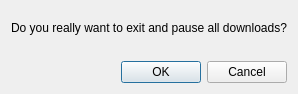
<?xml version="1.0" encoding="UTF-8"?>
<ui version="4.0">
 <class>Dialog</class>
 <widget class="QDialog" name="Dialog">
  <property name="windowModality">
   <enum>Qt::WindowModal</enum>
  </property>
  <property name="geometry">
   <rect>
    <x>0</x>
    <y>0</y>
    <width>431</width>
    <height>166</height>
   </rect>
  </property>
  <property name="windowTitle">
   <string>Do you really want to exit?</string>
  </property>
  <layout class="QGridLayout" name="gridLayout">
   <property name="sizeConstraint">
    <enum>QLayout::SetFixedSize</enum>
   </property>
   <item row="0" column="0">
    <layout class="QVBoxLayout" name="verticalLayout_2">
     <property name="sizeConstraint">
      <enum>QLayout::SetFixedSize</enum>
     </property>
     <item>
      <spacer name="verticalSpacer_2">
       <property name="orientation">
        <enum>Qt::Vertical</enum>
       </property>
       <property name="sizeHint" stdset="0">
        <size>
         <width>20</width>
         <height>10</height>
        </size>
       </property>
      </spacer>
     </item>
     <item>
      <layout class="QHBoxLayout" name="horizontalLayout_3">
       <property name="sizeConstraint">
        <enum>QLayout::SetFixedSize</enum>
       </property>
       <item>
        <layout class="QVBoxLayout" name="verticalLayout">
         <property name="spacing">
          <number>10</number>
         </property>
         <property name="sizeConstraint">
          <enum>QLayout::SetFixedSize</enum>
         </property>
         <item>
          <widget class="QLabel" name="label">
           <property name="text">
            <string>Do you really want to exit and pause all downloads?</string>
           </property>
           <property name="alignment">
            <set>Qt::AlignCenter</set>
           </property>
          </widget>
         </item>
         <item>
          <layout class="QHBoxLayout" name="horizontalLayout_2">
           <property name="spacing">
            <number>0</number>
           </property>
           <property name="sizeConstraint">
            <enum>QLayout::SetFixedSize</enum>
           </property>
          </layout>
         </item>
        </layout>
       </item>
      </layout>
     </item>
     <item>
      <spacer name="verticalSpacer">
       <property name="orientation">
        <enum>Qt::Vertical</enum>
       </property>
       <property name="sizeHint" stdset="0">
        <size>
         <width>20</width>
         <height>20</height>
        </size>
       </property>
      </spacer>
     </item>
     <item>
      <layout class="QHBoxLayout" name="horizontalLayout">
       <property name="sizeConstraint">
        <enum>QLayout::SetFixedSize</enum>
       </property>
       <item>
        <spacer name="horizontalSpacer">
         <property name="orientation">
          <enum>Qt::Horizontal</enum>
         </property>
         <property name="sizeHint" stdset="0">
          <size>
           <width>40</width>
           <height>20</height>
          </size>
         </property>
        </spacer>
       </item>
       <item>
        <widget class="QDialogButtonBox" name="buttonBox">
         <property name="standardButtons">
          <set>QDialogButtonBox::Cancel|QDialogButtonBox::Ok</set>
         </property>
        </widget>
       </item>
      </layout>
     </item>
    </layout>
   </item>
  </layout>
 </widget>
 <resources/>
 <connections>
  <connection>
   <sender>buttonBox</sender>
   <signal>accepted()</signal>
   <receiver>Dialog</receiver>
   <slot>accept()</slot>
   <hints>
    <hint type="sourcelabel">
     <x>352</x>
     <y>135</y>
    </hint>
    <hint type="destinationlabel">
     <x>347</x>
     <y>0</y>
    </hint>
   </hints>
  </connection>
  <connection>
   <sender>buttonBox</sender>
   <signal>rejected()</signal>
   <receiver>Dialog</receiver>
   <slot>reject()</slot>
   <hints>
    <hint type="sourcelabel">
     <x>282</x>
     <y>133</y>
    </hint>
    <hint type="destinationlabel">
     <x>232</x>
     <y>1</y>
    </hint>
   </hints>
  </connection>
 </connections>
</ui>
